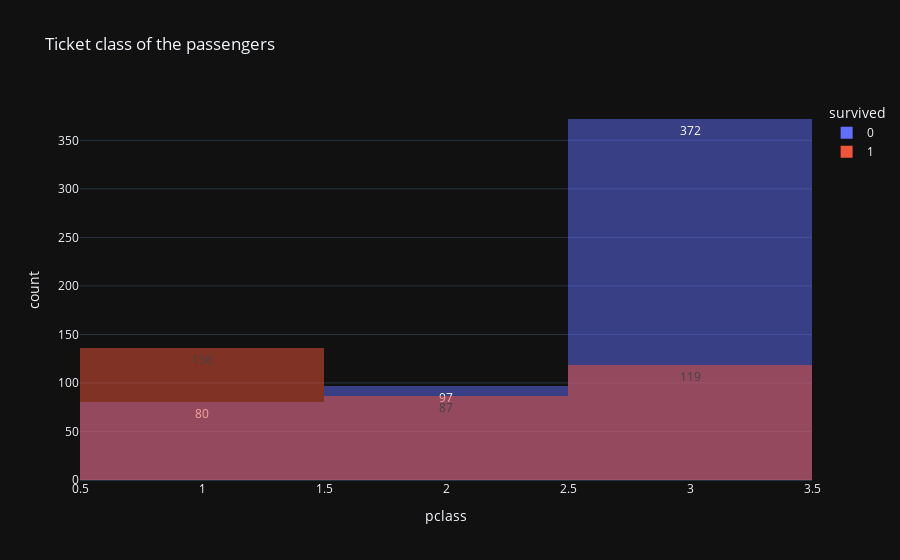

Notebook code cell kept with this figure:
### Markdown cell above
Pclass is the passenger class. It is a categorical variable with three possible values: 1, 2 and 3. Class 1 is the highest class and class 3 is the lowest class. This is an interesting variable because it can be a proxy for the passenger's wealth. Also, it can be deal with both as a categorical variable and as a numeric variable (keeping in mind that this is a discrete numeric variable). Let's take a look at the distribution of the `Pclass` column.

### Code cell
fig = px.histogram(
    df,
    x="pclass",
    text_auto=True,
    title="Ticket class of the passengers",
    color="survived",
    barmode="overlay",
)
fig.show()

### Figure 1 — Plotly figure (JSON) as saved in the notebook; plotly's stock layout.template omitted (floating-point values rounded to 4 significant figures; data arrays with more than 128 entries replaced by an {"elided": "..."} marker saying what was removed)
{"data": [{"alignmentgroup": "True", "bingroup": "x", "hovertemplate": "survived=0<br>pclass=%{x}<br>count=%{y}<extra></extra>", "legendgroup": "0", "marker": {"color": "#636efa", "opacity": 0.5, "pattern": {"shape": ""}}, "name": "0", "offsetgroup": "0", "orientation": "v", "showlegend": true, "texttemplate": "%{value}", "type": "histogram", "x": {"elided": "549 int values"}, "xaxis": "x", "yaxis": "y"}, {"alignmentgroup": "True", "bingroup": "x", "hovertemplate": "survived=1<br>pclass=%{x}<br>count=%{y}<extra></extra>", "legendgroup": "1", "marker": {"color": "#EF553B", "opacity": 0.5, "pattern": {"shape": ""}}, "name": "1", "offsetgroup": "1", "orientation": "v", "showlegend": true, "texttemplate": "%{value}", "type": "histogram", "x": {"elided": "342 int values"}, "xaxis": "x", "yaxis": "y"}], "layout": {"barmode": "overlay", "legend": {"title": {"text": "survived"}, "tracegroupgap": 0}, "title": {"text": "Ticket class of the passengers"}, "xaxis": {"anchor": "y", "domain": [0, 1], "title": {"text": "pclass"}}, "yaxis": {"anchor": "x", "domain": [0, 1], "title": {"text": "count"}}}}
